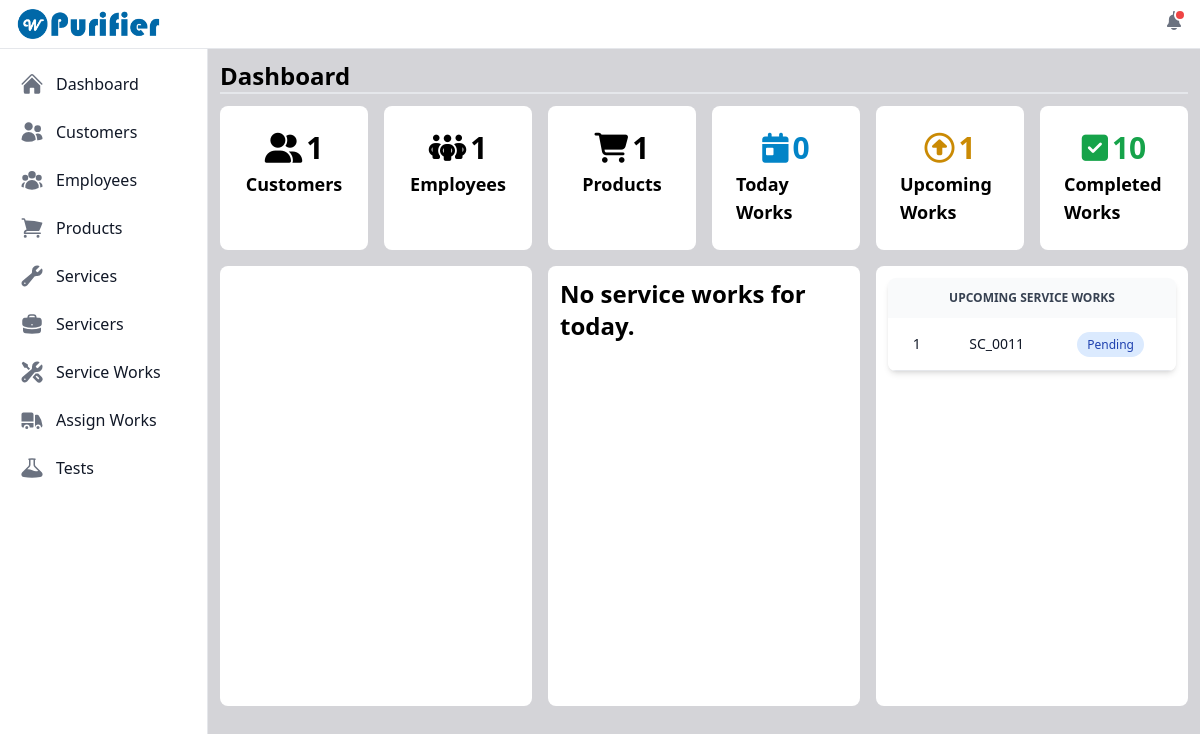
The app's page / (signed in), older data.
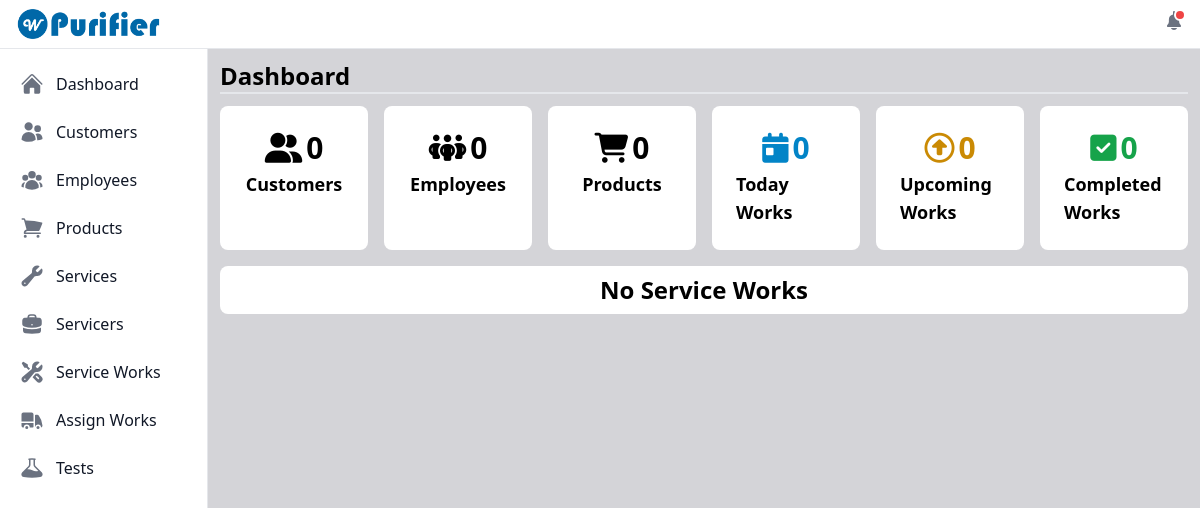
The same page, newer data.
### purifier/models.py (models this page shows)
class ServiceWork(models.Model):
    STATUS_CHOICES = (
        ('pending', 'Pending'),
        ('working', 'Working'),
        ('completed', 'Completed'),
    )
    id = models.UUIDField(primary_key=True, default=uuid.uuid4, unique=True, editable=False)
    service_work_code = models.CharField(max_length=50, blank=True, unique=True)
    customer_code = models.ForeignKey(Customer, on_delete=models.CASCADE)
    product = models.ForeignKey(Product, on_delete=models.CASCADE)
    service_name = models.ManyToManyField(Service)
    comment_section = models.TextField(null=True, blank=True)
    service_date = models.DateField()
    remark_section = models.TextField(null=True, blank=True)
    status = models.CharField(max_length=30, choices=STATUS_CHOICES, default='pending')
    servicer = models.ForeignKey(Servicer, on_delete=models.SET_NULL, null=True, blank=True)
    created_on = models.DateField(auto_now_add=True)
    def __str__(self) -> str:
        return self.service_work_code

### purifier/views.py (the view)
# urls.py: path('', views.viewDashboard, name='view_dashboard'),
@login_required
def viewDashboard(request):
    customers_count =Customer.objects.all().count()
    employees_count = Employee.objects.all().count()
    products_count = Product.objects.all().count()
    today_date = timezone.now().date()
    servicework_today = ServiceWork.objects \
    .exclude(status='completed') \
    .filter(service_date=today_date) \
    .order_by('service_work_code')         # includes both pending and wokring states
    servicework_today_exists = servicework_today.exists()
    servicework_today_count = servicework_today.count()
    servicework_upcoming = ServiceWork.objects \
    .exclude(service_date=today_date) \
    .filter(status='pending') \
    .order_by('service_work_code')
    servicework_upcoming_exists = servicework_upcoming.exists()
    upcoming_count = servicework_upcoming.count()
    servicework_completed = ServiceWork.objects.filter(status='completed').order_by('-service_work_code')
    completed_count = servicework_completed.count()
    servicework_pending = ServiceWork.objects.exclude(status='completed')
    servicework_pending_exists = servicework_pending.exists()
    pending_count = servicework_pending.count()
    all_serviceworks = ServiceWork.objects.all()
    all_serviceworks_exists = all_serviceworks.exists()
    context = {'servicework_today': servicework_today, 'servicework_completed': servicework_completed, 'servicework_pending': servicework_pending, 'servicework_pending_exists': servicework_pending_exists, 'servicework_today_exists': servicework_today_exists, 'servicework_upcoming': servicework_upcoming, 'servicework_upcoming_exists': servicework_upcoming_exists, 'completed_count': completed_count, 'upcoming_count': upcoming_count, 'pending_count': pending_count,'customers_count': customers_count, 'employees_count': employees_count, 'products_count': products_count, 'servicework_today_count': servicework_today_count, 'all_serviceworks_exists': all_serviceworks_exists}
    return render(request, 'dashboard/dashboard.html', context)

### user_management/models.py (called while the page is built)
    def __str__(self):
        return self.username

### purifier/templates/dashboard/dashboard.html (shortened to what the changed rows need)
{% extends "index.html" %}
{% load static %}
{% block content %}
    <div class="grid gap-4 mt-3">
        <div id="dashboardCounts" class="grid lg:grid-cols-6 md:grid-cols-3 gap-4">
            <div class="flex flex-col bg-white rounded-lg items-center p-6 customers-count">
                <span class="report-count dark:text-gray-800 text-3xl font-bold" data-bs-value="{{ customers_count }}"><i class="fa-solid fa-user-group me-1"></i>{{customers_count}}</span>
                <span class="report-count-heading text-lg mt-1 font-bold">Customers</span>
            </div>
            <div class="flex flex-col bg-white rounded-lg items-center p-6 employees-count">
                <span class="report-count dark:text-gray-800 text-3xl font-bold" data-bs-value="{{ employees_count }}"><i class="fa-solid fa-people-group me-1"></i>{{employees_count}}</span>
                <span class="report-count-heading text-lg mt-1 font-bold">Employees</span>
            </div>
            <div class="flex flex-col bg-white rounded-lg items-center p-6 products-count">
                <span class="report-count dark:text-gray-800 text-3xl font-bold" data-bs-value="{{ products_count }}"><i class="fa-solid fa-cart-shopping me-1"></i>{{products_count}}</span>
                <span class="report-count-heading text-lg mt-1 font-bold">Products</span>
            </div>
            <div class="flex flex-col bg-white rounded-lg items-center p-6 upcoming-servicework-count">
                <span class="report-count text-yellow-600 text-3xl font-bold" data-bs-value="{{ upcoming_count }}"><i class="fa-regular fa-circle-up me-1"></i>{{upcoming_count}}</span>
                <span class="report-count-heading text-lg mt-1 font-bold">Upcoming Works</span>
            </div>
            <div class="flex flex-col bg-white rounded-lg items-center p-6 completed-servicework-count">
                <span class="report-count text-green-600 text-3xl font-bold"data-bs-value="{{ completed_count }}"><i class="fa-solid fa-square-check me-1"></i>{{completed_count}}</span>
                <span class="report-count-heading text-lg mt-1 font-bold">Completed Works</span>
            </div>
        </div>
        {% if all_serviceworks_exists %}
        <div class="grid grid-cols-3 gap-4 h-96">
            <div id="dashboardGraph" class="bg-white p-3 rounded-lg text-center" style="height: 440px;">
                <div class="py-6" id="donut-chart"></div>
            </div>
            <div class="bg-white report-today p-3 rounded-lg overflow-auto scroll-smooth scroll-m-0" style="scrollbar-width: thin; height: 440px;">
                {% if servicework_today_exists %}
                    <div class="relative overflow-x-auto shadow-md sm:rounded-lg">
                        <table class="w-full text-sm text-left rtl:text-right text-gray-500 dark:text-gray-400">
                            <thead class="text-xs text-gray-700 uppercase bg-gray-50 dark:bg-gray-700 dark:text-gray-400">
                                <tr>
                                    <th scope="col" colspan="3" class="px-6 py-3 text-center">
                                        Today service Works
                                    </th>
                                </tr>
                            </thead>
                            <tbody>
                                {% for today_work in servicework_today %}
                                    <tr class="bg-white border-b dark:bg-gray-800 dark:border-gray-700 hover:bg-gray-50 dark:hover:bg-gray-600">
                                        <th scope="row" class="px-6 py-4 font-medium text-gray-900 whitespace-nowrap dark:text-white text-center">
                                            {{ forloop.counter }}
                                        </th>
                                        <th scope="row" class="px-6 py-4 font-medium text-gray-900 whitespace-nowrap dark:text-white">
                                            {{ today_work }}
                                        </th>
                                        <th scope="row" class="px-6 py-4 font-medium text-gray-900 whitespace-nowrap dark:text-white text-end">
                                            {% if today_work.status == 'pending' %}
                                                <span class="bg-blue-100 text-blue-800 text-xs font-medium me-2 px-2.5 py-1 rounded-full dark:bg-blue-900 dark:text-blue-300">{{ today_work.get_status_display }}</span>
                                            {% else %}
                                            <span class="bg-yellow-100 text-yellow-800 text-xs font-medium me-2 px-2.5 py-1 rounded-full dark:bg-yellow-900 dark:text-yellow-300">{{ today_work.get_status_display }}</span>
                                            {% endif %}
                                        </th>
                                    </tr>
                                {% endfor %}
                            </tbody>
                        </table>
                    </div>
                {% else %}
                    <div class="flex justify-center">
                        <span class="font-bold text-2xl">No service works for today.</span>
                    </div>
                {% endif %}
            </div>
            <div class="report-upcoming bg-white p-3 rounded-lg overflow-auto scroll-smooth scroll-m-0" style="scrollbar-width: thin; height: 440px;">
                {% if servicework_upcoming_exists %}
                    <div class="relative overflow-x-auto shadow-md sm:rounded-lg">
                        <table class="w-full text-sm text-left rtl:text-right text-gray-500 dark:text-gray-400">
                            <thead class="text-xs text-gray-700 uppercase bg-gray-50 dark:bg-gray-700 dark:text-gray-400">
                                <tr>
                                    <th scope="col" colspan="3" class="px-6 py-3 text-center">
                                        upcoming service Works
                                    </th>
                                </tr>
                            </thead>
                            <tbody>
                                {% for upcoming in servicework_upcoming %}
                                    <tr class="bg-white border-b dark:bg-gray-800 dark:border-gray-700 hover:bg-gray-50 dark:hover:bg-gray-600">
                                        <th scope="row" class="px-6 py-4 font-medium text-gray-900 whitespace-nowrap dark:text-white text-center">
                                            {{ forloop.counter }}
                                        </th>
                                        <th scope="row" class="px-6 py-4 font-medium text-gray-900 whitespace-nowrap dark:text-white">
                                            {{ upcoming }}
                                        </th>
                                        <th scope="row" class="px-6 py-4 font-medium text-gray-900 whitespace-nowrap dark:text-white text-end">
                                            {% if upcoming.status == 'pending' %}
                                                <span class="bg-blue-100 text-blue-800 text-xs font-medium me-2 px-2.5 py-1 rounded-full dark:bg-blue-900 dark:text-blue-300">{{ upcoming.get_status_display }}</span>
                                            {% else %}
                                                <span class="bg-yellow-100 text-yellow-800 text-xs font-medium me-2 px-2.5 py-1 rounded-full dark:bg-yellow-900 dark:text-yellow-300">{{ upcoming.get_status_display }}</span>
                                            {% endif %}
                                        </th>
                                    </tr>
                                {% endfor %}
                            </tbody>
                        </table>
                    </div>
                {% else %}
                    <div class="flex justify-center">
                        <span class="font-bold text-2xl">No upcoming service works.</span>
                    </div>
                {% endif %}
            </div>
        </div>
        {% else %}
            <div class="flex justify-center bg-white rounded-lg p-2">
                <span class="font-bold text-2xl">No Service Works</span>
            </div>
        {% endif %}
    </div>
{% endblock content %}

Row changes from the older to the newer data that the page shows:
removed ServiceWork: service_work_code "SC_0011", status "Pending"
Text that changed along with them:
{{ customers_count }}: "1" → "0"
{{ employees_count }}: "1" → "0"
{{ products_count }}: "1" → "0"
{{ upcoming_count }}: "1" → "0"
{{ completed_count }}: 10 → 0 (drawn)
{{ completed_count }}: "10" → "0"
text no longer shown: "No service works for today. UPCOMING SERVICE WORKS"
text now shown: "No Service Works"
